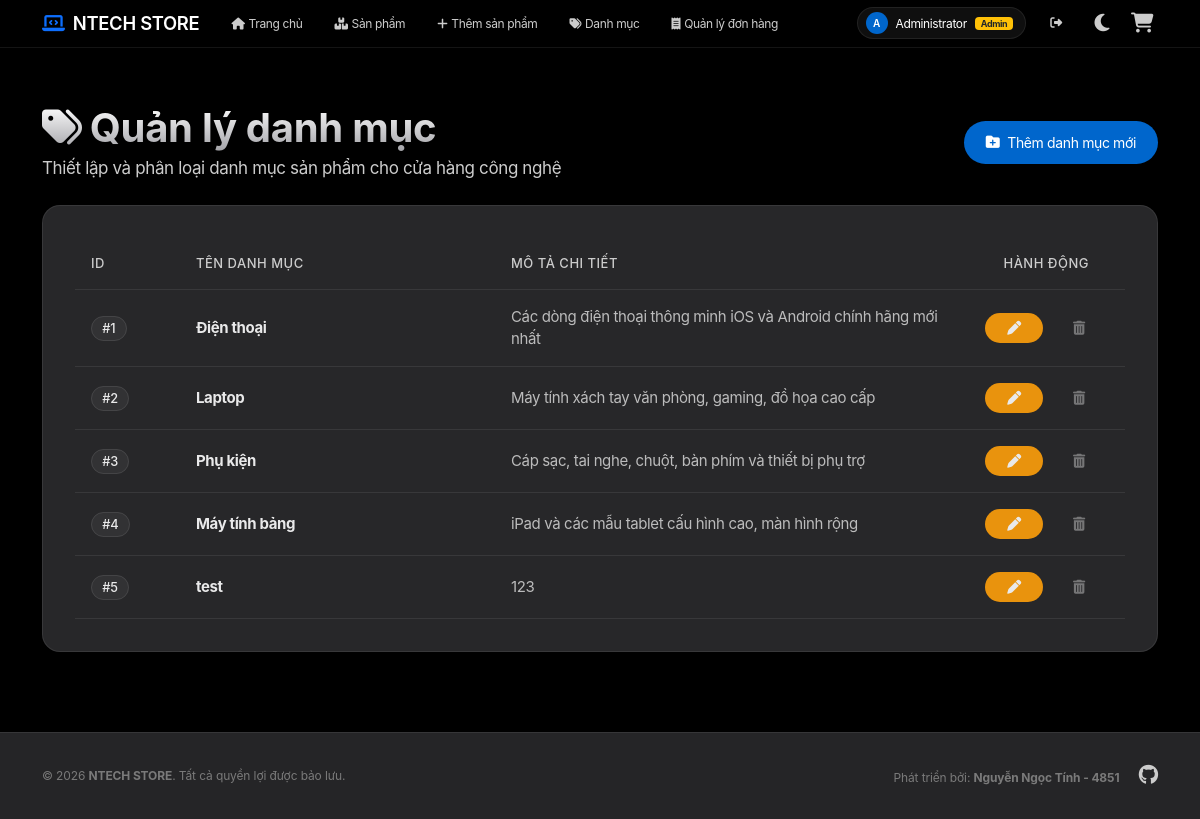
/Category/list (signed in), run on an earlier commit of the app's database.
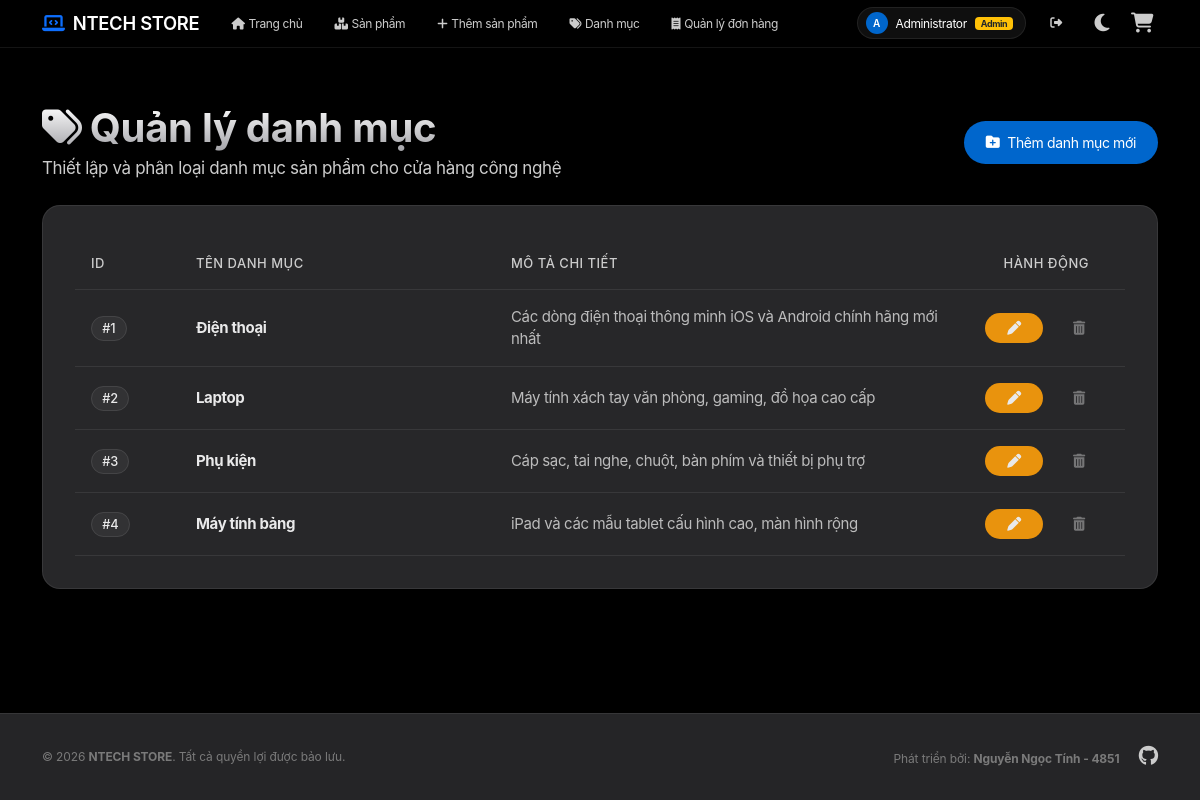
And on a later commit of the database.
### tables this page shows
CREATE TABLE `category` (
  `id` int NOT NULL AUTO_INCREMENT,
  `name` varchar(100) NOT NULL,
  `description` text,
  PRIMARY KEY (`id`)
);

### app/controllers/CategoryController.php (called while the page is built, shortened)
<?php
require_once('app/config/database.php');
require_once('app/models/CategoryModel.php');
class CategoryController
{
    private $categoryModel;
    public function __construct()
    {
        $this->db = (new Database())->getConnection();
        $this->categoryModel = new CategoryModel($this->db);
    }
    public function list()
    {
        $categories = $this->categoryModel->getCategories();
        include 'app/views/category/list.php';
    }
}
?>

### index.php (called while the page is built, shortened)
<?php
$url = $_GET['url'] ?? '';
$url = rtrim($url, '/');
$url = filter_var($url, FILTER_SANITIZE_URL);
$url = explode('/', $url);
$action = isset($url[1]) && $url[1] != '' ? $url[1] : 'index';
$controller = new $controllerName();
call_user_func_array([$controller, $action], array_slice($url, 2));
?>

### app/config/database.php (called while the page is built, shortened)
<?php
class Database {
    private $host = "localhost";
    private $db_name = "my_store";
    private $username = "root";
    private $password = "";
    public function getConnection() {
        $this->conn = null;
        try {
            $this->conn = new PDO("mysql:host=" . $this->host . ";dbname=" . $this->db_name, $this->username, $this->password);
            $this->conn->exec("SET NAMES utf8mb4");
            $this->conn->setAttribute(PDO::ATTR_ERRMODE, PDO::ERRMODE_EXCEPTION);
        } catch(PDOException $exception) {
            echo "Connection error: " . $exception->getMessage();
        }
        return $this->conn;
    }
}
?>

### app/models/CategoryModel.php (called while the page is built, shortened)
<?php
class CategoryModel
{
    private $conn;
    private $table_name = "category";
    public function __construct($db)
    {
        $this->conn = $db;
    }
    public function getCategories()
    {
        $query = "SELECT c.id, c.name, c.description, COUNT(p.id) AS product_count
                  FROM " . $this->table_name . " c
                  LEFT JOIN product p ON c.id = p.category_id
                  GROUP BY c.id, c.name, c.description
                  ORDER BY c.id ASC";
        $stmt = $this->conn->prepare($query);
        $stmt->execute();
        $result = $stmt->fetchAll(PDO::FETCH_OBJ);
        return $result;
    }
}
?>

### app/views/category/list.php (the view, shortened to what the changed rows need)
<?php include 'app/views/shares/header.php'; ?>
<div class="row align-items-center mb-4">
    <div class="col-md-6">
        <h1 class="text-gradient fw-bold mb-1"><i class="fa-solid fa-tags me-2 text-primary"></i>Quản lý danh mục</h1>
    </div>
</div>
<div class="glass-card">
    <?php if (empty($categories)): ?>
        <div class="text-center py-4">
            <div class="mb-3 text-muted">
                <i class="fa-regular fa-folder-open fs-2"></i>
            </div>
            <h5>Không có danh mục nào</h5>
            <p class="text-muted mb-0">Vui lòng tạo thêm danh mục sản phẩm mới.</p>
        </div>
    <?php else: ?>
        <div class="table-responsive">
            <table class="table table-premium mb-0">
                <thead>
                    <tr>
                        <th style="width: 10%;">ID</th>
                        <th style="width: 30%;">Tên danh mục</th>
                        <th style="width: 45%;">Mô tả chi tiết</th>
                        <th style="width: 15%;" class="text-center">Hành động</th>
                    </tr>
                </thead>
                <tbody>
                    <?php foreach ($categories as $category): ?>
                        <tr>
                            <td><span class="badge-premium">#<?php echo $category->id; ?></span></td>
                            <td><strong style="color: var(--text-main);"><?php echo htmlspecialchars($category->name, ENT_QUOTES, 'UTF-8'); ?></strong></td>
                            <td class="text-muted"><?php echo htmlspecialchars($category->description ?? 'Không có mô tả', ENT_QUOTES, 'UTF-8'); ?></td>
                            <td class="text-center">
                                <div class="d-flex justify-content-center gap-2">
                                    <a href="<?php echo BASE_URL; ?>/Category/edit/<?php echo $category->id; ?>" class="btn btn-sm btn-premium-warning" title="Sửa">
                                        <i class="fa-solid fa-pen"></i>
                                    </a>
                                    <?php if ((int)($category->product_count ?? 0) > 0): ?>
                                        <button class="btn btn-sm btn-premium-danger" style="opacity: 0.4; cursor: not-allowed;" title="Không thể xóa danh mục này vì đang có sản phẩm" disabled>
                                            <i class="fa-solid fa-trash-can"></i>
                                        </button>
                                    <?php else: ?>
                                        <button onclick="confirmDelete('<?php echo $category->id; ?>', '<?php echo htmlspecialchars($category->name, ENT_QUOTES, 'UTF-8'); ?>', 0)" class="btn btn-sm btn-premium-danger" title="Xóa">
                                            <i class="fa-solid fa-trash-can"></i>
                                        </button>
                                    <?php endif; ?>
                                </div>
                            </td>
                        </tr>
                    <?php endforeach; ?>
                </tbody>
            </table>
        </div>
    <?php endif; ?>
</div>
<?php include 'app/views/shares/footer.php'; ?>

What changed in the data, as far as the page shows it:
removed category: id "5", name "test", description "123"
